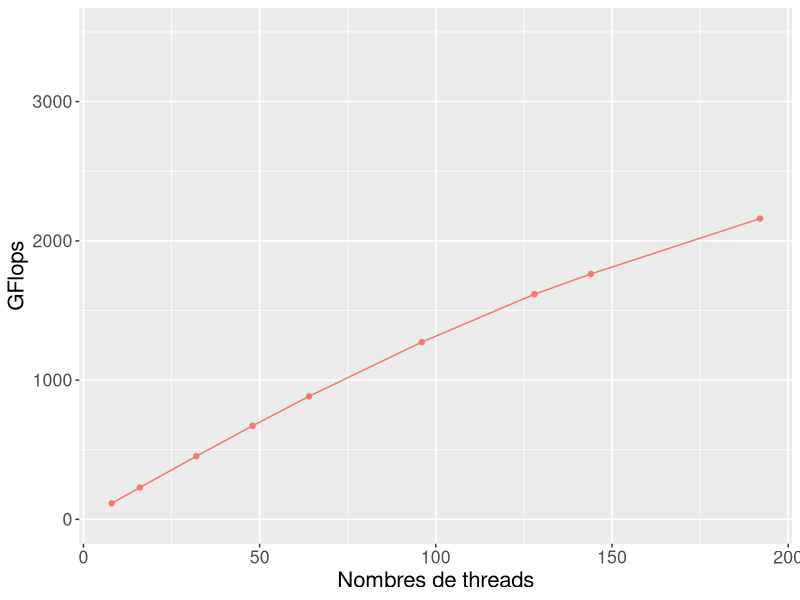
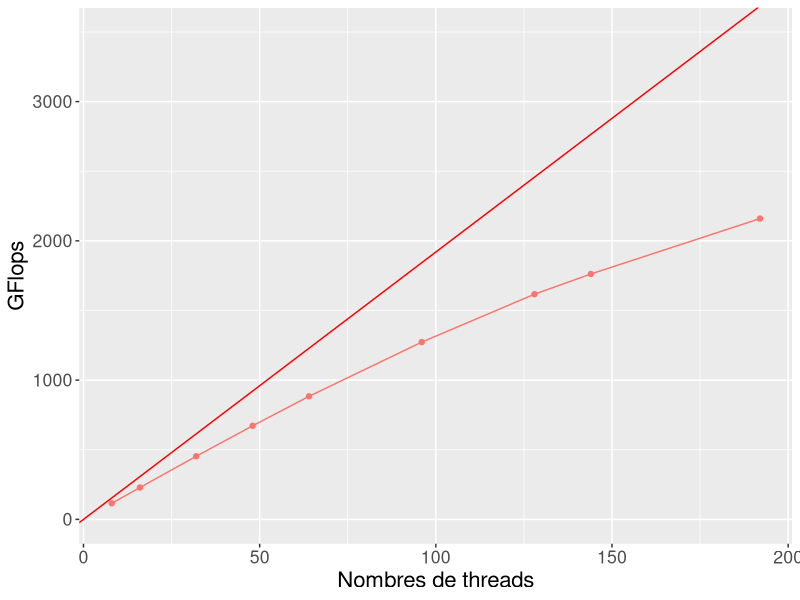

Reproduce these figures in R, in order.
library(ggplot2)
library(plyr)

framecholesky = read.table("./all_data.dat", header=TRUE)
framecholesky = subset(framecholesky, size == 32768 & program == "dpotrf_taskdep" & runtime == "libgomp")

pd = position_dodge(width=.1)



pdf("graph_evolution_cholesky_32768_512.pdf", width = 10, height=4)


myplot = ggplot(framecholesky, aes(x=threads, y = gflops))
#myplot = myplot + geom_bar(stat="identity", position=position_dodge())
myplot = myplot + geom_point(aes(colour=program))
myplot = myplot + geom_line(aes(colour=program))
#myplot = myplot + expand_limits(y=0)
#myplot = myplot + facet_wrap(~Name, ncol=2)
#myplot = myplot + theme(legend.position="right", legend.title=element_text(size=14), legend.text=element_text(size=13), axis.text=element_text(size=12))
#myplot = myplot + ggtitle("Évolution des performances de Cholesky (taille 8192, blocs 224)")
myplot = myplot + ylab("GFlops")
myplot = myplot + ylim(0, 3500)
myplot = myplot + xlab("Nombres de threads")
myplot = myplot + theme(legend.position="none", text=element_text(size=16))
#myplot = myplot + scale_fill_discrete(name="", labels=c("sRand\npLoc", "sRandNuma\npLocNum", "sNumaProc\npNumaWLoc", "sProc\npNumaWLoc"))
#myplot = myplot + scale_x_discrete(name="Data distribution")
#myplot = myplot + geom_hline(aes(yintercept=framsumnumactl_gcc$GFlops), linetype="dashed")
#myplot = myplot + geom_text(aes(3.2, framsumnumactl_gcc$GFlops, label="GCC init-seq\n+ Numactl"), vjust=0.5, hjust=1.05, size=4.5, family="Courier")
#myplot = myplot + geom_hline(aes(yintercept=framsumbasegcc_para$GFlops))
#myplot = myplot + geom_text(aes(3.2, framsumbasegcc_para$GFlops, label="GCC init-para"), vjust=-0.6, hjust=1.05, size=4.5, family="Courier")
#myplot = myplot + geom_hline(aes(yintercept=framsumbasegcc$GFlops), linetype="twodash")
#myplot = myplot + geom_text(aes(3.2, framsumbasegcc$GFlops, label="GCC init-seq"), vjust=1.5, hjust=1.05, size=4.5, family="Courier")
#myplot = myplot + scale_color_grey()
#myplot = myplot + guides(fill=guide_legend(nrow=4, byrow=TRUE, keyheight=3), color=FALSE)

print(myplot)
dev.off()

pdf("graph_evolution_cholesky_32768_512_1.pdf", width = 10, height=4)


myplot = ggplot(framecholesky, aes(x=threads, y = gflops))
#myplot = myplot + geom_bar(stat="identity", position=position_dodge())
myplot = myplot + geom_point(aes(colour=program))
myplot = myplot + geom_line(aes(colour=program))
#myplot = myplot + expand_limits(y=0)
#myplot = myplot + facet_wrap(~Name, ncol=2)
#myplot = myplot + theme(legend.position="right", legend.title=element_text(size=14), legend.text=element_text(size=13), axis.text=element_text(size=12))
#myplot = myplot + ggtitle("Évolution des performances de Cholesky (taille 8192, blocs 224)")
myplot = myplot + ylab("GFlops")
myplot = myplot + ylim(0, 3500)
myplot = myplot + xlab("Nombres de threads")
myplot = myplot + theme(legend.position="none", text=element_text(size=16))
#myplot = myplot + scale_fill_discrete(name="", labels=c("sRand\npLoc", "sRandNuma\npLocNum", "sNumaProc\npNumaWLoc", "sProc\npNumaWLoc"))
#myplot = myplot + scale_x_discrete(name="Data distribution")
#myplot = myplot + geom_hline(aes(yintercept=framsumnumactl_gcc$GFlops), linetype="dashed")
#myplot = myplot + geom_text(aes(3.2, framsumnumactl_gcc$GFlops, label="GCC init-seq\n+ Numactl"), vjust=0.5, hjust=1.05, size=4.5, family="Courier")
#myplot = myplot + geom_hline(aes(yintercept=framsumbasegcc_para$GFlops))
#myplot = myplot + geom_text(aes(3.2, framsumbasegcc_para$GFlops, label="GCC init-para"), vjust=-0.6, hjust=1.05, size=4.5, family="Courier")
#myplot = myplot + geom_hline(aes(yintercept=framsumbasegcc$GFlops), linetype="twodash")
#myplot = myplot + geom_text(aes(3.2, framsumbasegcc$GFlops, label="GCC init-seq"), vjust=1.5, hjust=1.05, size=4.5, family="Courier")
#myplot = myplot + scale_color_grey()
#myplot = myplot + guides(fill=guide_legend(nrow=4, byrow=TRUE, keyheight=3), color=FALSE)

myplot = myplot + geom_abline(intercept = 0, slope = 19.2, colour="red")

print(myplot)
dev.off()
quit()

